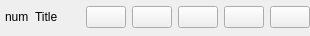
<?xml version="1.0" encoding="UTF-8"?>
<ui version="4.0">
 <class>QPlayer</class>
 <widget class="QWidget" name="QPlayer">
  <property name="geometry">
   <rect>
    <x>0</x>
    <y>0</y>
    <width>310</width>
    <height>36</height>
   </rect>
  </property>
  <property name="sizePolicy">
   <sizepolicy hsizetype="Fixed" vsizetype="Fixed">
    <horstretch>0</horstretch>
    <verstretch>0</verstretch>
   </sizepolicy>
  </property>
  <property name="windowTitle">
   <string>QPlayer</string>
  </property>
  <widget class="QWidget" name="horizontalLayoutWidget">
   <property name="geometry">
    <rect>
     <x>0</x>
     <y>0</y>
     <width>315</width>
     <height>34</height>
    </rect>
   </property>
   <layout class="QHBoxLayout" name="horizontalLayout">
    <property name="leftMargin">
     <number>5</number>
    </property>
    <property name="topMargin">
     <number>5</number>
    </property>
    <property name="rightMargin">
     <number>5</number>
    </property>
    <property name="bottomMargin">
     <number>5</number>
    </property>
    <item>
     <widget class="QLabel" name="numberLabel">
      <property name="text">
       <string>num</string>
      </property>
     </widget>
    </item>
    <item>
     <widget class="QLabel" name="titleLabel">
      <property name="text">
       <string>Title</string>
      </property>
     </widget>
    </item>
    <item>
     <spacer name="horizontalSpacer">
      <property name="orientation">
       <enum>Qt::Horizontal</enum>
      </property>
      <property name="sizeHint" stdset="0">
       <size>
        <width>40</width>
        <height>20</height>
       </size>
      </property>
     </spacer>
    </item>
    <item>
     <widget class="QPushButton" name="prevButton">
      <property name="text">
       <string/>
      </property>
      <property name="icon">
       <iconset resource="static/app_resources.qrc">
        <normaloff>:/prev.svg</normaloff>:/prev.svg</iconset>
      </property>
     </widget>
    </item>
    <item>
     <widget class="QPushButton" name="stopButton">
      <property name="text">
       <string/>
      </property>
      <property name="icon">
       <iconset resource="static/app_resources.qrc">
        <normaloff>:/stop.svg</normaloff>:/stop.svg</iconset>
      </property>
     </widget>
    </item>
    <item>
     <widget class="QPushButton" name="playButton">
      <property name="text">
       <string/>
      </property>
      <property name="icon">
       <iconset resource="static/app_resources.qrc">
        <normaloff>:/play.svg</normaloff>:/play.svg</iconset>
      </property>
     </widget>
    </item>
    <item>
     <widget class="QPushButton" name="pauseButton">
      <property name="text">
       <string/>
      </property>
      <property name="icon">
       <iconset resource="static/app_resources.qrc">
        <normaloff>:/pause.svg</normaloff>:/pause.svg</iconset>
      </property>
     </widget>
    </item>
    <item>
     <widget class="QPushButton" name="nextButton">
      <property name="text">
       <string/>
      </property>
      <property name="icon">
       <iconset resource="static/app_resources.qrc">
        <normaloff>:/next.svg</normaloff>:/next.svg</iconset>
      </property>
     </widget>
    </item>
   </layout>
  </widget>
 </widget>
 <resources>
  <include location="static/app_resources.qrc"/>
 </resources>
 <connections/>
</ui>
